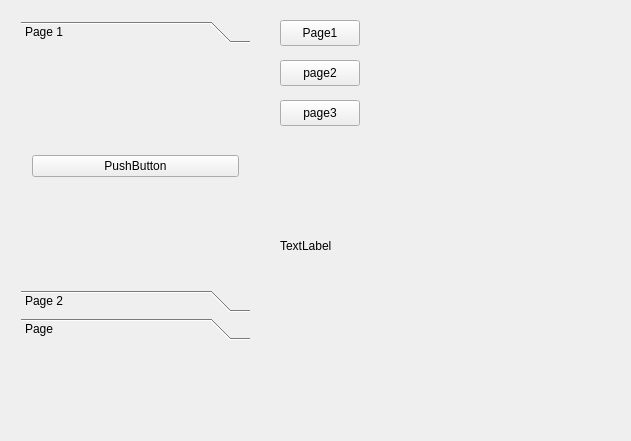
<?xml version="1.0" encoding="UTF-8"?>
<ui version="4.0">
 <class>Widget</class>
 <widget class="QWidget" name="Widget">
  <property name="geometry">
   <rect>
    <x>0</x>
    <y>0</y>
    <width>631</width>
    <height>441</height>
   </rect>
  </property>
  <property name="windowTitle">
   <string>Widget</string>
  </property>
  <widget class="QStackedWidget" name="stackedWidget">
   <property name="geometry">
    <rect>
     <x>10</x>
     <y>10</y>
     <width>251</width>
     <height>341</height>
    </rect>
   </property>
   <property name="currentIndex">
    <number>1</number>
   </property>
   <widget class="QWidget" name="page_3">
    <layout class="QVBoxLayout" name="verticalLayout_2">
     <item>
      <widget class="QScrollArea" name="scrollArea">
       <property name="widgetResizable">
        <bool>true</bool>
       </property>
       <widget class="QWidget" name="scrollAreaWidgetContents">
        <property name="geometry">
         <rect>
          <x>0</x>
          <y>0</y>
          <width>186</width>
          <height>321</height>
         </rect>
        </property>
        <layout class="QVBoxLayout" name="verticalLayout">
         <item>
          <widget class="QPushButton" name="pushButton_5">
           <property name="text">
            <string>PushButton</string>
           </property>
          </widget>
         </item>
         <item>
          <widget class="QPushButton" name="pushButton">
           <property name="text">
            <string>PushButton</string>
           </property>
          </widget>
         </item>
         <item>
          <widget class="QPushButton" name="pushButton_4">
           <property name="text">
            <string>PushButton</string>
           </property>
          </widget>
         </item>
         <item>
          <widget class="QPushButton" name="pushButton_3">
           <property name="text">
            <string>PushButton</string>
           </property>
          </widget>
         </item>
         <item>
          <widget class="QCommandLinkButton" name="commandLinkButton_2">
           <property name="text">
            <string>CommandLinkButton</string>
           </property>
          </widget>
         </item>
         <item>
          <widget class="QCommandLinkButton" name="commandLinkButton">
           <property name="text">
            <string>CommandLinkButton</string>
           </property>
          </widget>
         </item>
         <item>
          <widget class="QToolButton" name="toolButton">
           <property name="text">
            <string>...</string>
           </property>
          </widget>
         </item>
         <item>
          <widget class="QRadioButton" name="radioButton">
           <property name="text">
            <string>RadioButton</string>
           </property>
          </widget>
         </item>
         <item>
          <widget class="QPushButton" name="pushButton_2">
           <property name="text">
            <string>PushButton</string>
           </property>
          </widget>
         </item>
        </layout>
       </widget>
      </widget>
     </item>
    </layout>
   </widget>
   <widget class="QWidget" name="page_4">
    <layout class="QVBoxLayout" name="verticalLayout_4">
     <item>
      <widget class="QToolBox" name="toolBox">
       <property name="currentIndex">
        <number>0</number>
       </property>
       <widget class="QWidget" name="page">
        <property name="geometry">
         <rect>
          <x>0</x>
          <y>0</y>
          <width>233</width>
          <height>227</height>
         </rect>
        </property>
        <attribute name="label">
         <string>Page 1</string>
        </attribute>
        <layout class="QVBoxLayout" name="verticalLayout_3">
         <item>
          <widget class="QPushButton" name="pushButton_6">
           <property name="text">
            <string>PushButton</string>
           </property>
          </widget>
         </item>
        </layout>
       </widget>
       <widget class="QWidget" name="page_2">
        <property name="geometry">
         <rect>
          <x>0</x>
          <y>0</y>
          <width>233</width>
          <height>227</height>
         </rect>
        </property>
        <attribute name="label">
         <string>Page 2</string>
        </attribute>
        <layout class="QVBoxLayout" name="verticalLayout_5">
         <item>
          <widget class="QLCDNumber" name="lcdNumber"/>
         </item>
        </layout>
       </widget>
       <widget class="QWidget" name="page_5">
        <property name="geometry">
         <rect>
          <x>0</x>
          <y>0</y>
          <width>233</width>
          <height>227</height>
         </rect>
        </property>
        <attribute name="label">
         <string>Page</string>
        </attribute>
        <layout class="QVBoxLayout" name="verticalLayout_6">
         <item>
          <widget class="QProgressBar" name="progressBar">
           <property name="value">
            <number>24</number>
           </property>
          </widget>
         </item>
        </layout>
       </widget>
      </widget>
     </item>
    </layout>
   </widget>
   <widget class="QWidget" name="page_6">
    <layout class="QVBoxLayout" name="verticalLayout_7">
     <item>
      <widget class="QTabWidget" name="tabWidget">
       <property name="currentIndex">
        <number>0</number>
       </property>
       <widget class="QWidget" name="tab">
        <attribute name="title">
         <string>Tab 1</string>
        </attribute>
        <layout class="QVBoxLayout" name="verticalLayout_9">
         <item>
          <widget class="QCalendarWidget" name="calendarWidget"/>
         </item>
         <item>
          <widget class="QProgressBar" name="progressBar_2">
           <property name="value">
            <number>24</number>
           </property>
          </widget>
         </item>
        </layout>
       </widget>
       <widget class="QWidget" name="tab_2">
        <attribute name="title">
         <string>Tab 2</string>
        </attribute>
        <layout class="QVBoxLayout" name="verticalLayout_8">
         <item>
          <widget class="QTimeEdit" name="timeEdit"/>
         </item>
         <item>
          <widget class="QDial" name="dial"/>
         </item>
         <item>
          <widget class="QSlider" name="horizontalSlider">
           <property name="orientation">
            <enum>Qt::Horizontal</enum>
           </property>
          </widget>
         </item>
        </layout>
       </widget>
      </widget>
     </item>
    </layout>
   </widget>
  </widget>
  <widget class="QPushButton" name="btn1">
   <property name="geometry">
    <rect>
     <x>280</x>
     <y>20</y>
     <width>80</width>
     <height>26</height>
    </rect>
   </property>
   <property name="text">
    <string>Page1</string>
   </property>
  </widget>
  <widget class="QPushButton" name="btn2">
   <property name="geometry">
    <rect>
     <x>280</x>
     <y>60</y>
     <width>80</width>
     <height>26</height>
    </rect>
   </property>
   <property name="text">
    <string>page2</string>
   </property>
  </widget>
  <widget class="QPushButton" name="btn3">
   <property name="geometry">
    <rect>
     <x>280</x>
     <y>100</y>
     <width>80</width>
     <height>26</height>
    </rect>
   </property>
   <property name="text">
    <string>page3</string>
   </property>
  </widget>
  <widget class="QLabel" name="img">
   <property name="geometry">
    <rect>
     <x>280</x>
     <y>140</y>
     <width>291</width>
     <height>211</height>
    </rect>
   </property>
   <property name="text">
    <string>TextLabel</string>
   </property>
   <property name="scaledContents">
    <bool>true</bool>
   </property>
  </widget>
 </widget>
 <layoutdefault spacing="6" margin="11"/>
 <resources/>
 <connections/>
</ui>
